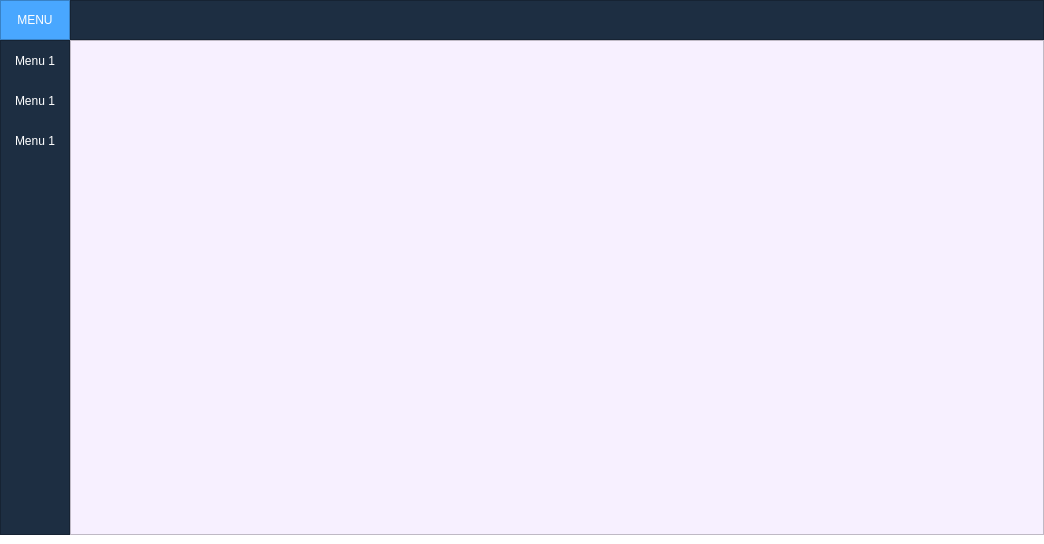
<?xml version="1.0" encoding="UTF-8"?>
<ui version="4.0">
 <class>MainWindow</class>
 <widget class="QMainWindow" name="MainWindow">
  <property name="geometry">
   <rect>
    <x>0</x>
    <y>0</y>
    <width>1044</width>
    <height>544</height>
   </rect>
  </property>
  <property name="minimumSize">
   <size>
    <width>1000</width>
    <height>500</height>
   </size>
  </property>
  <property name="windowTitle">
   <string>MainWindow</string>
  </property>
  <property name="styleSheet">
   <string notr="true">background-color: rgb(255, 255, 255);</string>
  </property>
  <widget class="QWidget" name="centralwidget">
   <layout class="QVBoxLayout" name="verticalLayout">
    <property name="spacing">
     <number>0</number>
    </property>
    <property name="leftMargin">
     <number>0</number>
    </property>
    <property name="topMargin">
     <number>0</number>
    </property>
    <property name="rightMargin">
     <number>0</number>
    </property>
    <property name="bottomMargin">
     <number>0</number>
    </property>
    <item>
     <widget class="QFrame" name="Top_Bar">
      <property name="minimumSize">
       <size>
        <width>0</width>
        <height>0</height>
       </size>
      </property>
      <property name="maximumSize">
       <size>
        <width>16777215</width>
        <height>40</height>
       </size>
      </property>
      <property name="styleSheet">
       <string notr="true">background-color: rgb(174, 216, 255);</string>
      </property>
      <property name="frameShape">
       <enum>QFrame::NoFrame</enum>
      </property>
      <property name="frameShadow">
       <enum>QFrame::Raised</enum>
      </property>
      <layout class="QHBoxLayout" name="horizontalLayout">
       <property name="spacing">
        <number>0</number>
       </property>
       <property name="leftMargin">
        <number>0</number>
       </property>
       <property name="topMargin">
        <number>0</number>
       </property>
       <property name="rightMargin">
        <number>0</number>
       </property>
       <property name="bottomMargin">
        <number>0</number>
       </property>
       <item>
        <widget class="QFrame" name="frame_toggle">
         <property name="maximumSize">
          <size>
           <width>70</width>
           <height>40</height>
          </size>
         </property>
         <property name="styleSheet">
          <string notr="true">background-color: rgb(73, 167, 255);</string>
         </property>
         <property name="frameShape">
          <enum>QFrame::StyledPanel</enum>
         </property>
         <property name="frameShadow">
          <enum>QFrame::Raised</enum>
         </property>
         <layout class="QVBoxLayout" name="verticalLayout_2">
          <property name="spacing">
           <number>0</number>
          </property>
          <property name="leftMargin">
           <number>0</number>
          </property>
          <property name="topMargin">
           <number>0</number>
          </property>
          <property name="rightMargin">
           <number>0</number>
          </property>
          <property name="bottomMargin">
           <number>0</number>
          </property>
          <item>
           <widget class="QPushButton" name="Btn_Toggle">
            <property name="sizePolicy">
             <sizepolicy hsizetype="Expanding" vsizetype="Expanding">
              <horstretch>0</horstretch>
              <verstretch>0</verstretch>
             </sizepolicy>
            </property>
            <property name="styleSheet">
             <string notr="true">border: 0px solid;
color: rgb(255, 255, 255);</string>
            </property>
            <property name="text">
             <string>MENU</string>
            </property>
           </widget>
          </item>
         </layout>
        </widget>
       </item>
       <item>
        <widget class="QFrame" name="frame_top">
         <property name="maximumSize">
          <size>
           <width>16777215</width>
           <height>16777215</height>
          </size>
         </property>
         <property name="styleSheet">
          <string notr="true">background-color: rgb(29, 46, 66);</string>
         </property>
         <property name="frameShape">
          <enum>QFrame::StyledPanel</enum>
         </property>
         <property name="frameShadow">
          <enum>QFrame::Raised</enum>
         </property>
        </widget>
       </item>
      </layout>
     </widget>
    </item>
    <item>
     <widget class="QFrame" name="Content">
      <property name="frameShadow">
       <enum>QFrame::Raised</enum>
      </property>
      <layout class="QHBoxLayout" name="horizontalLayout_2">
       <property name="spacing">
        <number>0</number>
       </property>
       <property name="leftMargin">
        <number>0</number>
       </property>
       <property name="topMargin">
        <number>0</number>
       </property>
       <property name="rightMargin">
        <number>0</number>
       </property>
       <item>
        <widget class="QFrame" name="frame_left_menu">
         <property name="minimumSize">
          <size>
           <width>70</width>
           <height>0</height>
          </size>
         </property>
         <property name="maximumSize">
          <size>
           <width>70</width>
           <height>16777215</height>
          </size>
         </property>
         <property name="styleSheet">
          <string notr="true">background-color: rgb(29, 46, 66);</string>
         </property>
         <property name="frameShape">
          <enum>QFrame::StyledPanel</enum>
         </property>
         <property name="frameShadow">
          <enum>QFrame::Raised</enum>
         </property>
         <layout class="QVBoxLayout" name="verticalLayout_3">
          <property name="spacing">
           <number>0</number>
          </property>
          <property name="leftMargin">
           <number>0</number>
          </property>
          <property name="topMargin">
           <number>0</number>
          </property>
          <property name="rightMargin">
           <number>0</number>
          </property>
          <property name="bottomMargin">
           <number>0</number>
          </property>
          <item alignment="Qt::AlignTop">
           <widget class="QFrame" name="frame_top_menus">
            <property name="styleSheet">
             <string notr="true">background-color: rgb(29, 46, 66);</string>
            </property>
            <property name="frameShape">
             <enum>QFrame::NoFrame</enum>
            </property>
            <property name="frameShadow">
             <enum>QFrame::Raised</enum>
            </property>
            <property name="lineWidth">
             <number>0</number>
            </property>
            <layout class="QVBoxLayout" name="verticalLayout_4">
             <property name="spacing">
              <number>0</number>
             </property>
             <property name="leftMargin">
              <number>0</number>
             </property>
             <property name="topMargin">
              <number>0</number>
             </property>
             <property name="rightMargin">
              <number>0</number>
             </property>
             <property name="bottomMargin">
              <number>0</number>
             </property>
             <item>
              <widget class="QPushButton" name="Btn_Menu_2">
               <property name="minimumSize">
                <size>
                 <width>0</width>
                 <height>40</height>
                </size>
               </property>
               <property name="styleSheet">
                <string notr="true">QPushButton	{
	color: rgb(255, 255, 255);
	background-color: rgb(29, 46, 66);
	border: 0px solid;
}

QPushButton:hover {
	background-color: rgb(80, 170, 255)
}</string>
               </property>
               <property name="text">
                <string>Menu 1</string>
               </property>
              </widget>
             </item>
             <item>
              <widget class="QPushButton" name="Btn_Menu_3">
               <property name="minimumSize">
                <size>
                 <width>0</width>
                 <height>40</height>
                </size>
               </property>
               <property name="styleSheet">
                <string notr="true">QPushButton	{
	color: rgb(255, 255, 255);
	background-color: rgb(29, 46, 66);
	border: 0px solid;
}

QPushButton:hover {
	background-color: rgb(80, 170, 255)
}</string>
               </property>
               <property name="text">
                <string>Menu 1</string>
               </property>
              </widget>
             </item>
             <item>
              <widget class="QPushButton" name="Btn_Menu_1">
               <property name="minimumSize">
                <size>
                 <width>0</width>
                 <height>40</height>
                </size>
               </property>
               <property name="styleSheet">
                <string notr="true">QPushButton	{
	color: rgb(255, 255, 255);
	background-color: rgb(29, 46, 66);
	border: 0px solid;
}

QPushButton:hover {
	background-color: rgb(80, 170, 255)
}</string>
               </property>
               <property name="text">
                <string>Menu 1</string>
               </property>
              </widget>
             </item>
            </layout>
           </widget>
          </item>
         </layout>
        </widget>
       </item>
       <item>
        <widget class="QFrame" name="frame_pages">
         <property name="styleSheet">
          <string notr="true">background-color: rgb(247, 240, 255);</string>
         </property>
         <property name="frameShape">
          <enum>QFrame::StyledPanel</enum>
         </property>
         <property name="frameShadow">
          <enum>QFrame::Raised</enum>
         </property>
         <layout class="QVBoxLayout" name="verticalLayout_5">
          <item>
           <widget class="QStackedWidget" name="Page_Widget">
            <widget class="QWidget" name="page"/>
            <widget class="QWidget" name="page_2"/>
           </widget>
          </item>
         </layout>
        </widget>
       </item>
      </layout>
     </widget>
    </item>
   </layout>
  </widget>
 </widget>
 <resources/>
 <connections/>
</ui>
